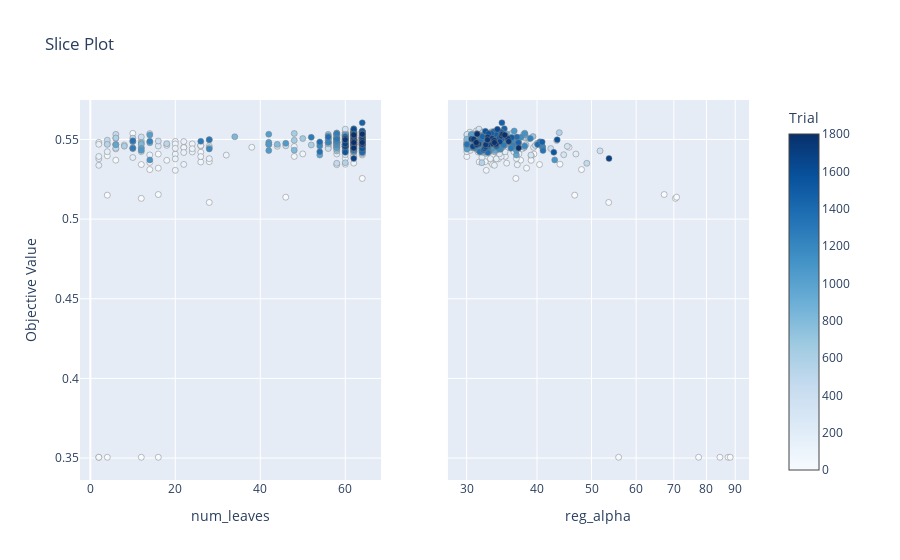

The notebook cell this image was saved under:
### Code cell
plot_slice(study, params=["reg_alpha", "num_leaves"])

### Figure 1 — Plotly figure (JSON) as saved in the notebook; plotly's stock layout.template omitted (floating-point values rounded to 4 significant figures; data arrays with more than 128 entries replaced by an {"elided": "..."} marker saying what was removed)
{"data": [{"marker": {"color": {"elided": "487 int values"}, "colorbar": {"title": {"text": "Trial"}, "x": 1, "xpad": 40}, "colorscale": [[0, "rgb(247,251,255)"], [0.125, "rgb(222,235,247)"], [0.25, "rgb(198,219,239)"], [0.375, "rgb(158,202,225)"], [0.5, "rgb(107,174,214)"], [0.625, "rgb(66,146,198)"], [0.75, "rgb(33,113,181)"], [0.875, "rgb(8,81,156)"], [1, "rgb(8,48,107)"]], "line": {"color": "Grey", "width": 0.5}, "showscale": true}, "mode": "markers", "showlegend": false, "type": "scatter", "x": {"elided": "487 int values"}, "xaxis": "x", "y": {"elided": "487 float values"}, "yaxis": "y"}, {"marker": {"color": {"elided": "487 int values"}, "colorbar": {"title": {"text": "Trial"}, "x": 1, "xpad": 40}, "colorscale": [[0, "rgb(247,251,255)"], [0.125, "rgb(222,235,247)"], [0.25, "rgb(198,219,239)"], [0.375, "rgb(158,202,225)"], [0.5, "rgb(107,174,214)"], [0.625, "rgb(66,146,198)"], [0.75, "rgb(33,113,181)"], [0.875, "rgb(8,81,156)"], [1, "rgb(8,48,107)"]], "line": {"color": "Grey", "width": 0.5}, "showscale": false}, "mode": "markers", "showlegend": false, "type": "scatter", "x": {"elided": "487 float values"}, "xaxis": "x2", "y": {"elided": "487 float values"}, "yaxis": "y2"}], "layout": {"title": {"text": "Slice Plot"}, "xaxis": {"anchor": "y", "domain": [0, 0.45], "title": {"text": "num_leaves"}}, "xaxis2": {"anchor": "y2", "domain": [0.55, 1], "title": {"text": "reg_alpha"}, "type": "log"}, "yaxis": {"anchor": "x", "domain": [0, 1], "title": {"text": "Objective Value"}}, "yaxis2": {"anchor": "x2", "domain": [0, 1], "matches": "y", "showticklabels": false}}}
